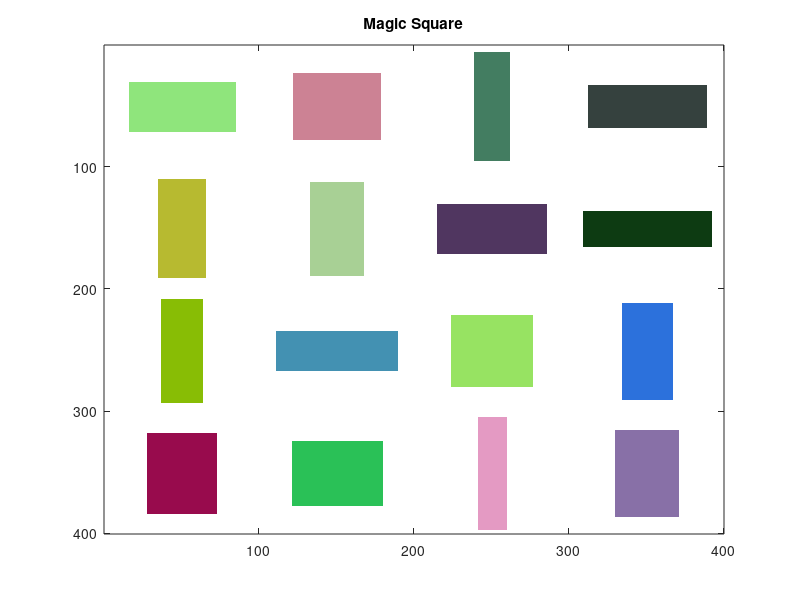

Write MATLAB code to recreate this figure.
%%%%%%%%%%%%%%%%%%%%%%%%%%%%%%%%%%%%%%%%%%%%%%%%%%%%%%%%%%%%%%%%%%%%%%%%%%%%%%%%
%   Copyright 2012 Analog Devices, Inc.
%
%   Licensed under the Apache License, Version 2.0 (the "License");
%   you may not use this file except in compliance with the License.
%   You may obtain a copy of the License at
%
%       http://www.apache.org/licenses/LICENSE-2.0
%
%   Unless required by applicable law or agreed to in writing, software
%   distributed under the License is distributed on an "AS IS" BASIS,
%   WITHOUT WARRANTIES OR CONDITIONS OF ANY KIND, either express or implied.
%   See the License for the specific language governing permissions and
%   limitations under the License.
%%%%%%%%%%%%%%%%%%%%%%%%%%%%%%%%%%%%%%%%%%%%%%%%%%%%%%%%%%%%%%%%%%%%%%%%%%%%%%%%%

function drawMagicSquare(b,figureNum,titleString)

    if nargin < 2
        figureNum = 1;
    end
    if nargin < 3
        titleString = 'Magic Square';
    end

    N = 4;
    numBits = 4;
    if nargin < 1
        b = rand(N,N,numBits);
    end

    squareWidth = 100;
    margin = 5;
    maxVal = (squareWidth)*N;

    x = ones(maxVal,maxVal,3);

    %TODO: This could probably be sped up by vectorizing some of the code.
    for i = 1:N
        for j = 1:N

            leftX = (j-1)*(squareWidth)+1;
            rightX = (j)*(squareWidth)+1;
            upperY = (N-i+1)*squareWidth+1;
            lowerY = (N-i)*squareWidth+1;

            minScale = 1/8;
            maxScale = .95;

            xScale = b(i,j,4)*(maxScale-minScale)+minScale;
            xMargin = int32(floor((squareWidth-squareWidth*xScale)/2));
            leftX = leftX+xMargin;
            rightX = rightX-xMargin;

            yScale = (1-b(i,j,4))*(maxScale-minScale)+minScale;
            yMargin = int32(floor((squareWidth-squareWidth*yScale)/2));
            upperY = upperY-yMargin;
            lowerY = lowerY+yMargin;

            %xSz = squareWidth-margin*2;

            for k = lowerY:upperY
                for l = leftX:rightX
                    x(k,l,:) = b(i,j,1:3)*.9;
                end
            end

        end
    end

    figure(figureNum), image(x);
    title(titleString);
end
